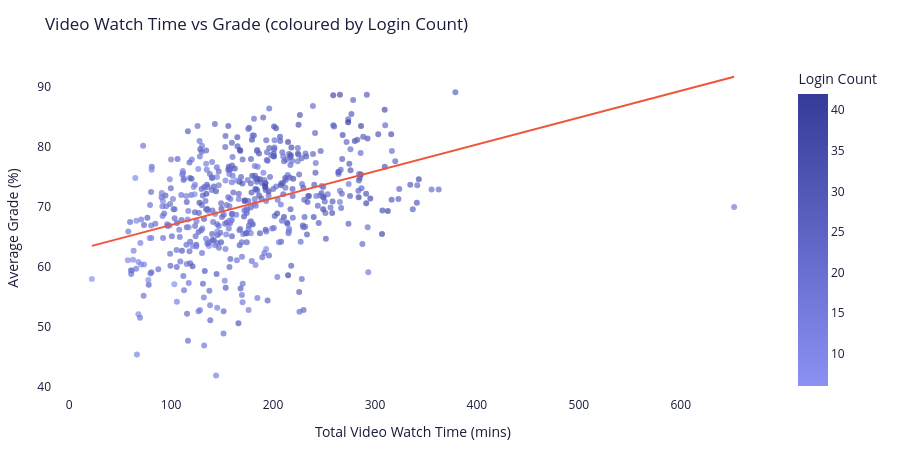

The code cell stored with this chart in its notebook:
### Markdown cell above
#### Q5 — Engagement vs academic performance

### Code cell
fig = px.scatter(student_summary, x='total_video_mins', y='avg_grade',
                 color='login_count', color_continuous_scale=[[0,ACCENT],[1,DARK]],
                 trendline='ols',
                 title='Video Watch Time vs Grade (coloured by Login Count)',
                 labels={'total_video_mins':'Total Video Watch Time (mins)','avg_grade':'Average Grade (%)','login_count':'Login Count'},
                 opacity=0.7)
fig.update_layout(**CHART)
fig.show()
"""
INSIGHT: Video time r = 0.41, login frequency r = 0.38 with grade — both moderate.
Consistent platform presence is associated with better outcomes.
Action: Promote video completion tracking as an early-warning engagement metric.
"""

### Figure 1 — Plotly figure (JSON) as saved in the notebook; plotly's stock layout.template omitted (floating-point values rounded to 4 significant figures; data arrays with more than 128 entries replaced by an {"elided": "..."} marker saying what was removed)
{"data": [{"hovertemplate": "Total Video Watch Time (mins)=%{x}<br>Average Grade (%)=%{y}<br>Login Count=%{marker.color}<extra></extra>", "legendgroup": "", "marker": {"color": {"elided": "500 int values"}, "coloraxis": "coloraxis", "opacity": 0.7, "symbol": "circle"}, "mode": "markers", "name": "", "orientation": "v", "showlegend": false, "type": "scatter", "x": {"elided": "500 float values"}, "xaxis": "x", "y": {"elided": "500 float values"}, "yaxis": "y"}, {"hovertemplate": "<b>OLS trendline</b><br>avg_grade = 0.044724 * total_video_mins + 62.5102<br>R<sup>2</sup>=0.144804<br><br>Total Video Watch Time (mins)=%{x}<br>Average Grade (%)=%{y} <b>(trend)</b><extra></extra>", "legendgroup": "", "marker": {"symbol": "circle"}, "mode": "lines", "name": "", "showlegend": false, "type": "scatter", "x": {"elided": "500 float values"}, "xaxis": "x", "y": {"elided": "500 float values"}, "yaxis": "y"}], "layout": {"coloraxis": {"colorbar": {"title": {"text": "Login Count"}}, "colorscale": [[0, "#8a91f2"], [1, "#353b98"]]}, "font": {"color": "#1a1d3a"}, "height": 450, "legend": {"tracegroupgap": 0}, "margin": {"b": 50, "l": 50, "r": 30, "t": 60}, "paper_bgcolor": "#ffffff", "plot_bgcolor": "#ffffff", "title": {"text": "Video Watch Time vs Grade (coloured by Login Count)"}, "xaxis": {"anchor": "y", "domain": [0, 1], "title": {"text": "Total Video Watch Time (mins)"}}, "yaxis": {"anchor": "x", "domain": [0, 1], "title": {"text": "Average Grade (%)"}}}}
